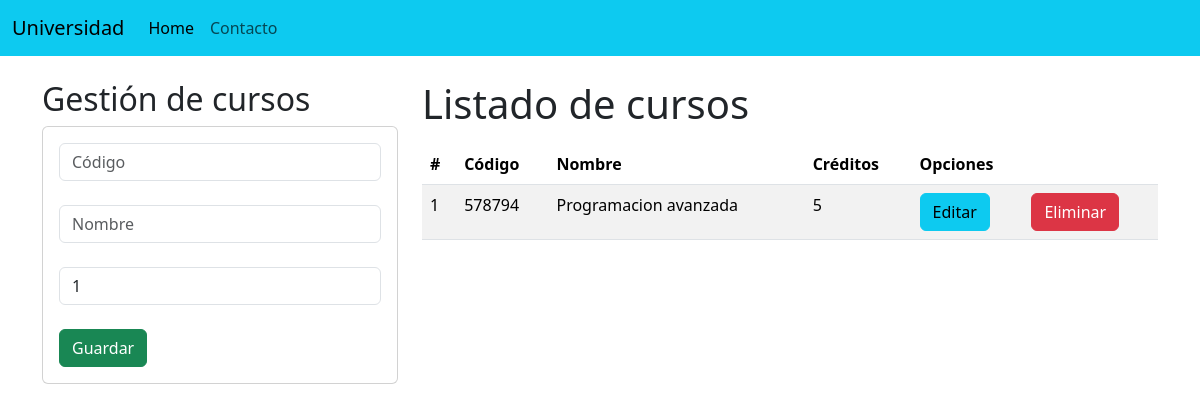
Before: / with the older database file.
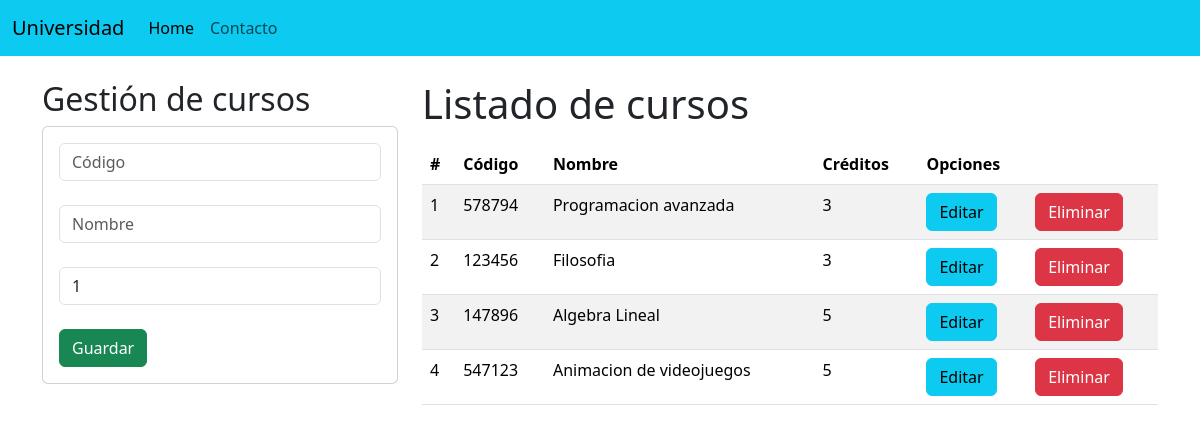
After: the same page with the newer database file.
### Aplicaciones/Academico/models.py (models this page shows, shortened)
class Curso(models.Model):
    codigo=models.CharField(primary_key=True,max_length=6)
    nombre=models.CharField(max_length=50)
    creditos=models.PositiveSmallIntegerField()

### Aplicaciones/Academico/views.py (the view)
# urls.py: path('', views.home),
def home(request):
    cursos = Curso.objects.all()
    return render(request, "gestionCursos.html", {"cursos": cursos})

### Aplicaciones/Academico/templates/gestionCursos.html (shortened to what this page needs)
{% extends "./base.html"%}
{% block body%}
<div class="row">
    <div class="col-sm-12 col-md-6 col-lg-4 col-xl-4">
        <h2>Gestión de cursos</h2>
        <div class="card">
            <div class="card-body">
                <form action="/registrarCurso" method="POST">{% csrf_token%}
                    <div class="form-group">
                        <input type="text" id="txtCodigo" name="txtCodigo" class="form-control" placeholder="Código" minlength="6" maxlength="6" required>
                    </div>
                    <br>
                    <div class="form-group">
                        <input type="text" id="txtNombre" name="txtNombre" class="form-control" placeholder="Nombre"  maxlength="50" required>
                    </div>
                    <br>
                    <div class="form-group">
                        <input type="text" id="numCreditos" name="numCreditos" class="form-control" min="1" max="9" value="1" required>
                    </div>
                    <br>
                    <div class="form-group">
                        <button type="submit" class="btn btn-success btn-block text-white">Guardar</button>
                    </div>
                </form>
            </div>
        </div>
    </div>
    <div class="col-sm-12 col-md-6 col-lg-8 col-xl-8">
        <h1>Listado de cursos</h1>
        <div class="table-responsive py-2">
            <table class="table table-striped">
                <thead>
                <tr>
                    <th>#</th>
                    <th>Código</th>
                    <th>Nombre</th>
                    <th>Créditos</th>
                    <th colspan="2">Opciones</th>
                </tr>
                </thead>
                <tbody>
                {% for c in cursos %}
                <tr>
                    <td>{{forloop.counter}}</td>
                    <td>{{c.codigo}}</td>
                    <td>{{c.nombre}}</td>
                    <td>{{c.creditos}}</td>
                    <td><a href="edicionCurso/{{c.codigo}}" class="btn btn-info">Editar</a></td>
                    <td><a href="eliminarCurso/{{c.codigo}}" class="btn btn-danger">Eliminar</a></td>
                </tr>
                {% endfor %}
                </tbody>
            </table>
        </div>
    </div>
</div>
{% endblock %}

### Aplicaciones/Academico/templates/base.html (shortened to what this page needs)
<!doctype html>
<html lang="en">
<head>
    <link href="https://cdn.jsdelivr.net/npm/bootstrap@5.3.1/dist/css/bootstrap.min.css" rel="stylesheet">
</head>
<body>
<nav class="navbar navbar-expand-lg navbar-light bg-info">
  <div class="container-fluid">
    <a class="navbar-brand" href="#">Universidad</a>
    <div class="collapse navbar-collapse" id="navbarNavAltMarkup">
      <div class="navbar-nav">
        <a class="nav-link active" aria-current="page" href="#">Home</a>
        <a class="nav-link" href="#">Contacto</a>
      </div>
    </div>
  </div>
</nav>
<div class="container py-4">
  {% block body %}
  {% endblock %}
</div>
</body>
</html>

Changed rows visible on the page:
changed Curso "Programacion avanzada": creditos "5" → "3"
added Curso: codigo "123456", nombre "Filosofia", creditos "3"
added Curso: codigo "147896", nombre "Algebra Lineal", creditos "5"
added Curso: codigo "547123", nombre "Animacion de videojuegos", creditos "5"
